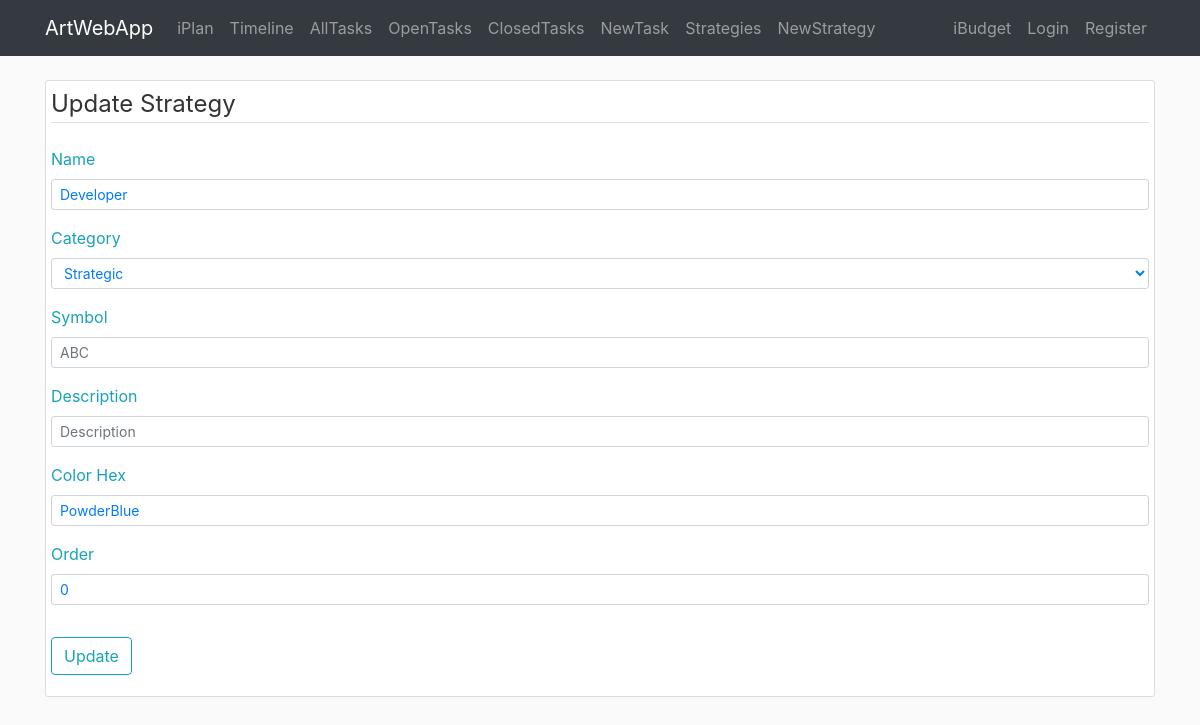
The app's page /iplan/strategy/update/1, older data.
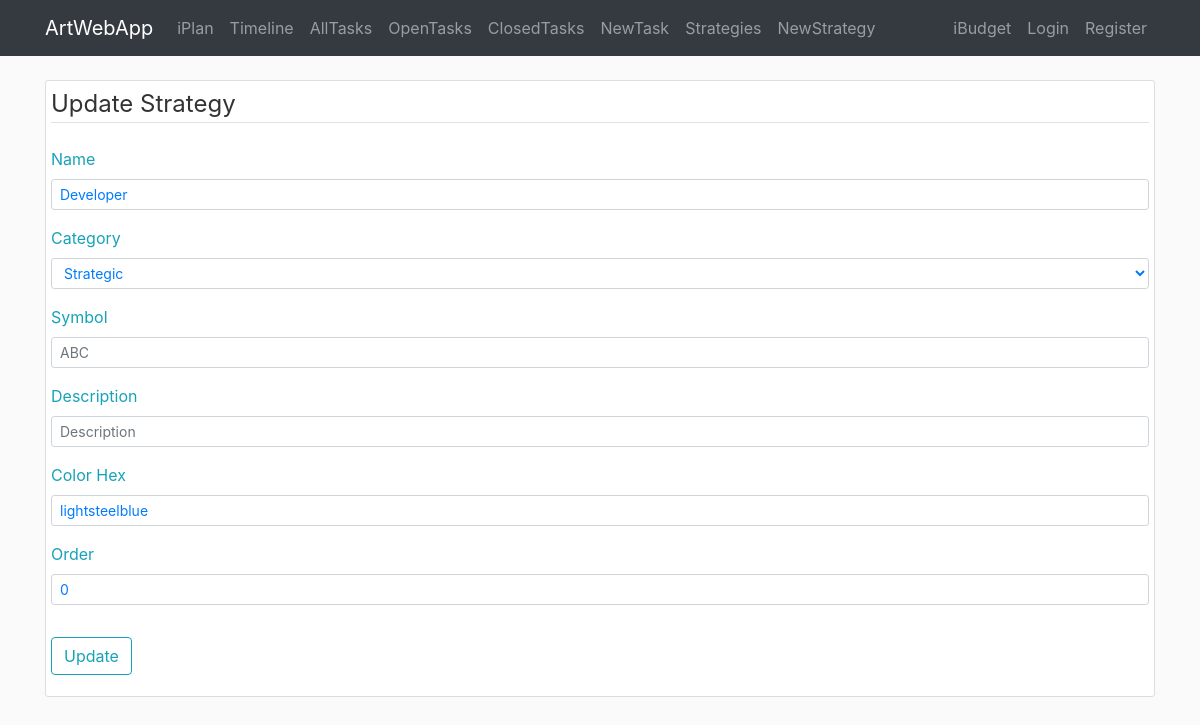
The same page, newer data.
### awa/iplan/models.py (models this page shows, shortened)
class Strategy(db.Model):
    id = db.Column(db.Integer, primary_key=True)
    name = db.Column(db.String(40), nullable=False)
    symbol = db.Column(db.String(3))
    desc = db.Column(db.Text)
    color = db.Column(db.String(7))
    order = db.Column(db.Integer)
    time_creation = db.Column(db.DateTime, default=datetime.now)
    time_completion = db.Column(db.DateTime)
    category = db.Column(db.String(20), nullable=True)
    br_task = db.relationship('Task', backref='strategy')  # todo: lazy=True - test that later
    br_project = db.relationship('Project', backref='strategy')  # todo: lazy=True - test that later

### awa/iplan/routes.py (the view)
@iplan.route('/iplan/strategy/update/<id_strategy>', methods=['GET', 'POST'])
def strategy_update(id_strategy):
    form = StrategyForm()
    form.category.choices = STRATEGY_CATEGORY_CHOICES
    item_strategy = Strategy.query.get_or_404(id_strategy)
    if form.validate_on_submit():
        item_strategy.name = form.name.data
        item_strategy.symbol = form.symbol.data
        item_strategy.desc = form.desc.data
        item_strategy.color = form.color.data
        item_strategy.order = form.order.data
        item_strategy.category = dict(STRATEGY_CATEGORY_CHOICES).get(form.category.data)
        db.session.commit()
        flash('Strategy has been updated.', 'success')
        return redirect(url_for('iplan.strategy'))
    elif request.method == 'GET':
        form.name.data = item_strategy.name
        form.symbol.data = item_strategy.symbol
        form.desc.data = item_strategy.desc
        form.color.data = item_strategy.color
        form.order.data = item_strategy.order
        form.category.data = reverse_dict(STRATEGY_CATEGORY_CHOICES).get(item_strategy.category, 1)
        form.submit.label.text = 'Update'
    strategies = Strategy.query.all()
    count_tasks = {item.id: len(Task.query.filter_by(id_strategy=item.id).all()) for item in strategies}
    return render_template('iplan/strategy_edit.html', form=form, strategies=strategies,
                           legend='Update Strategy', count_tasks=count_tasks)

### awa/iplan/forms.py
class StrategyForm(FlaskForm):
    name = StringField(label='Name', validators=[DataRequired(), Length(max=40)])
    category = SelectField(label='Category', coerce=int)
    symbol = StringField(label='Symbol', validators=[Length(max=3)])
    desc = StringField(label='Description')
    color = StringField(label='Color Hex')
    order = IntegerField(label='Order')
    submit = SubmitField(label='Submit')

### awa/iplan/utils.py (called while the page is built)
def reverse_dict(x):
    return {v: k for (k, v) in dict(x).items()}

### awa/templates/iplan/strategy_edit.html (shortened to what the changed rows need)
{% extends "layout.html" %}
{% block content %}
<div class="container">
    <div class="content-section">
        <form method="POST" action="">
            <fieldset class="form-group">
                <div class="form-group">
                    {{ form.name.label(class="form-control-label text-info") }}
                    {% if form.name.errors %}
                        {{ form.name(class="form-control form-control-sm is-invalid") }}
                        <div class="invalid-feedback">
                            {% for error in form.name.errors %}
                                <span>{{ error }}</span>
                            {% endfor %}
                        </div>
                    {% else %}
                        {{ form.name(class="form-control form-control-sm text-primary", placeholder='Strategy') }}
                    {% endif %}
                </div>
                <div class="form-group">
                    {{ form.category.label(class="form-control-label text-info") }}
                    {% if form.category.errors %}
                        {{ form.category(class="form-control form-control-sm is-invalid") }}
                        <div class="invalid-feedback">
                            {% for error in form.category.errors %}
                                <span>{{ error }}</span>
                            {% endfor %}
                        </div>
                    {% else %}
                        {{ form.category(class="form-control form-control-sm text-primary", placeholder='Strategy') }}
                    {% endif %}
                </div>                <div class="form-group">
                    {{ form.symbol.label(class="form-control-label text-info") }}
                    {% if form.symbol.errors %}
                        {{ form.symbol(class="form-control form-control-sm is-invalid") }}
                        <div class="invalid-feedback">
                            {% for error in form.symbol.errors %}
                                <span>{{ error }}</span>
                            {% endfor %}
                        </div>
                    {% else %}
                        {{ form.symbol(class="form-control form-control-sm text-primary", placeholder='ABC') }}
                    {% endif %}
                </div>
                <div class="form-group">
                    {{ form.desc.label(class="form-control-label text-info") }}
                    {% if form.desc.errors %}
                        {{ form.desc(class="form-control form-control-sm is-invalid") }}
                        <div class="invalid-feedback">
                            {% for error in form.desc.errors %}
                                <span>{{ error }}</span>
                            {% endfor %}
                        </div>
                    {% else %}
                        {{ form.desc(class="form-control form-control-sm text-primary", placeholder='Description') }}
                    {% endif %}
                </div>
                <div class="form-group">
                    {{ form.color.label(class="form-control-label text-info") }}
                    {% if form.color.errors %}
                        {{ form.color(class="form-control form-control-sm is-invalid") }}
                        <div class="invalid-feedback">
                            {% for error in form.color.errors %}
                                <span>{{ error }}</span>
                            {% endfor %}
                        </div>
                    {% else %}
                        {{ form.color(class="form-control form-control-sm text-primary", placeholder='#color') }}
                    {% endif %}
                </div>
                <div class="form-group">
                    {{ form.order.label(class="form-control-label text-info") }}
                    {% if form.order.errors %}
                        {{ form.order(class="form-control form-control-sm is-invalid") }}
                        <div class="invalid-feedback">
                            {% for error in form.order.errors %}
                                <span>{{ error }}</span>
                            {% endfor %}
                        </div>
                    {% else %}
                        {{ form.order(class="form-control form-control-sm text-primary", placeholder=999) }}
                    {% endif %}
                </div>
            </fieldset>
        </form>
    </div>
</div>
{% endblock content %}

Row changes from the older to the newer data that the page shows:
changed Strategy "Developer": color "PowderBlue" → "lightsteelblue"
